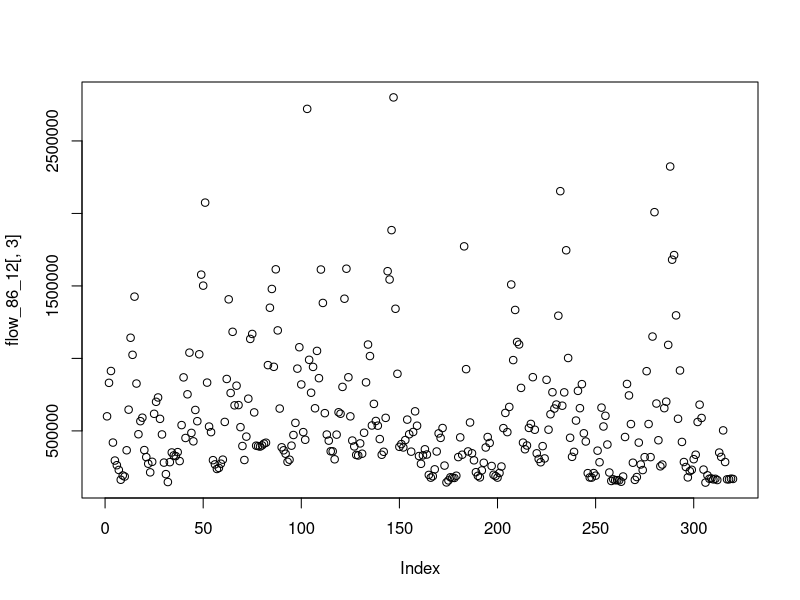
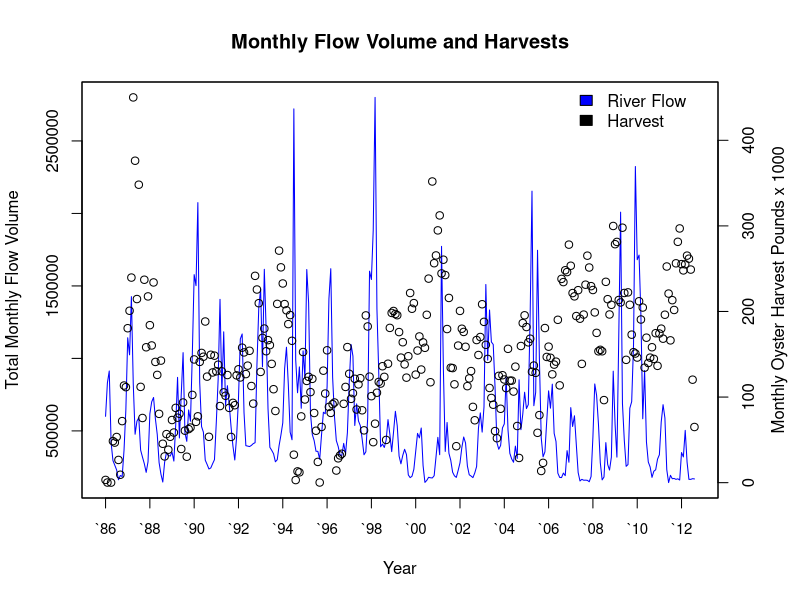
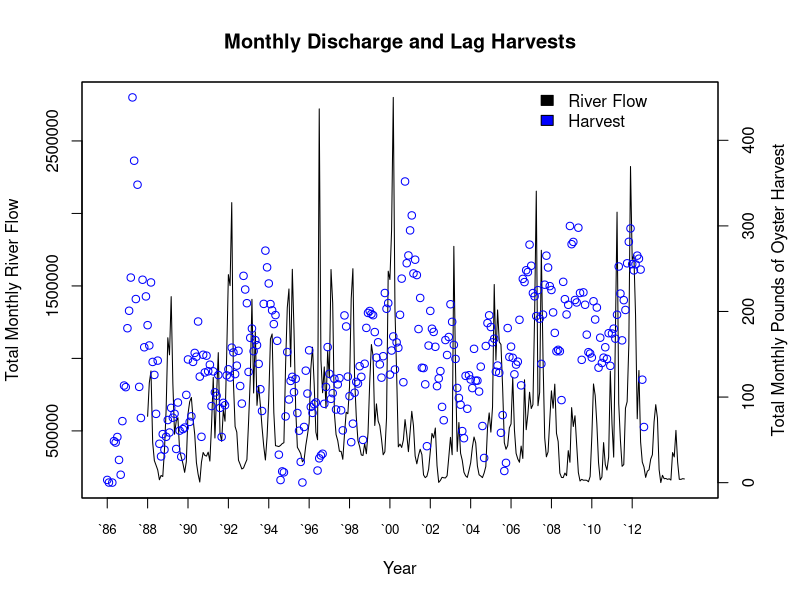

R code for these plots, in order:
################################################################################
#       Total Monthly Flow and Total Monthly Oyster Harvest Comparison
#           
############################################################################### 
#setwd('C:\\Users\\Mike Dodrill\\Documents\\Dodrill\\Projects\\Bill_Pine\\Osyster')
setwd('F:/Oyster/Apalachicola oyster/Apalach flow data/Flow_sum')
library(reshape)
rm(list=ls(all=TRUE))

d1=read.csv("Apalach_flow_1950_2012.csv")                             
str(d1)                                                               
head(d1)                                                              
                                                                                                                 
class(d1$Date)                                                        
d1$Date = as.POSIXct(strptime(as.character(d1$Date),"%m/%d/%Y"))     
# ---------------------------------------------------------------------------- #
test = which(substr(d1$Date,1,4)=='1986')[1]     # find which row a specific year starts
flow_86_12 = d1[12877:22647,]       # 1986-2012   
head(flow_86_12)

month = as.character(c('01','02','03','04','05','06','07','08','09','10','11','12'))
year = unique(substr(flow_86_12$Date,1,4))         # Unique years for 1986-2012 data
m_sum_flow_86_12 = matrix(NA,length(year),12)      # object to fill with loop 

# Calculate total monthy discharge 
for(i in 1:length(year)){                        
    yr = subset(d1, substr(d1$Date,1,4)==year[i])       # loop across years
        for(j in 1:length(month)){                      # loop across months
        ind = which(substr(yr$Date[],6,7)==month[j])
        m_sum_flow_86_12[i,j] = sum(yr[ind,][,4])
        }
    }  
      
m_sum_flow_86_12                            # Monthly average for each year
colnames(m_sum_flow_86_12) = c(1:12)        # Name columns
rownames(m_sum_flow_86_12) = year           # Name Rows

m = melt(t(m_sum_flow_86_12))               # Reshape the data

flow_86_12 = m[1:320,]    # Exclude the last couple of months where we don't have harvest info 

dim(flow_86_12)      # check the dimentions

plot(flow_86_12[,3])

# ---------------------------------------------------------------------------- #
##ok so above you have it plotting the monthly sum of flow from 1986 to 2012
##so now you need to use the trick from the water_q_plots_1986_2012 code
##to create an index vector from 1 to however long the number of monthly sums
##is and plot that as the X
##you would then read in the landings data by month and then make sure that is the
##same length as the monthly flow sums and plot those together

doyster=read.csv("FL_oysters_month.csv",header=T)
AB_oyster = subset(doyster, doyster$Region=='APALACHICOLA BAY AREA')
AB_oyster_1986_2012 = subset(AB_oyster, AB_oyster$Year>'1985')
str( AB_oyster_1986_2012)
# 1986 3, 2012 9, 2012 10, 2012 11, 2012 12,  -- data missing from oyster that is in the flow data
# added 1986 3 to oyster, and deleted the others from the flow data 
# to make a matching set of flow and oyster data 

insert = c(1986,3,NA,NA,NA) # create missing row     

# insert a row where there is missing info to match up with the flow data
AB_oyster_1986_2012_new = rbind(AB_oyster_1986_2012[1:2,],insert,AB_oyster_1986_2012[3:319,])

oyster_86_12=(AB_oyster_1986_2012_new$Pounds/1000)


length(oyster_86_12)                   

#Create a dataframe that has the flow and oyster data for plotting 
plot_data = cbind(flow_86_12,oyster_86_12) 
colnames(plot_data) = c('Month','Year','Flow','Pounds') 
head(plot_data)   
    
# ----------------------------Plots------------------------------------------- #
par(mar=c(5, 4, 4, 4) + 0.1,xpd=T)

plot(plot_data$Flow, type='l', ylab='Total Monthly Flow Volume', main='Monthly Flow Volume and Harvests',xaxt='n',xlab='Year', col='blue')
axis(side=1,at=c(seq(1,324,24)), labels=c('`86','`88','`90','`92','`94','`96','`98','`00','`02',
'`04','`06','`08','`10','`12'),cex.axis=.9)
par(new=T)
plot(plot_data$Pounds, type='p', col='black',yaxt='n',ylab='',xaxt='n',xlab='')
axis(side=4)
mtext('Monthly Oyster Harvest Pounds x 1000',side=4,line=2.5)
legend(250,470, legend=c('River Flow','Harvest'),bty='n', fill=c('blue','black'))

# -----------------------Off-Set Plot----------------------------------------- #
# added the xlim to keep the axis from adjusting when you add values to the index below
index = c(1:length(plot_data[,1]))

par(mar=c(5, 4, 4, 4) + 0.1,xpd=T)
       # add months to the index to shift data
plot(index+24,plot_data$Flow, type='l', ylab='Total Monthly River Flow', main='Monthly Discharge and Lag Harvests',xaxt='n',xlab='Year',xlim=c(0,350))
axis(side=1,at=c(seq(1,324,24)), labels=c('`86','`88','`90','`92','`94','`96','`98','`00','`02',
'`04','`06','`08','`10','`12'),cex.axis=.8)
par(new=T)
plot(index, plot_data$Pounds, type='p', col='blue',yaxt='n',ylab='',xaxt='n',xlab='', xlim=c(0,350))
axis(side=4)
mtext('Total Monthly Pounds of Oyster Harvest',side=4,line=2.5)
legend(250,470, legend=c('River Flow','Harvest'),bty='n', fill=c('black','blue'))




data_check_station=subset(plot_data,plot_data$Year>1987 & plot_data$Year<1991)



### END ###### END ###### END ###### END ###### END ###### END ###### END ###### END ###
